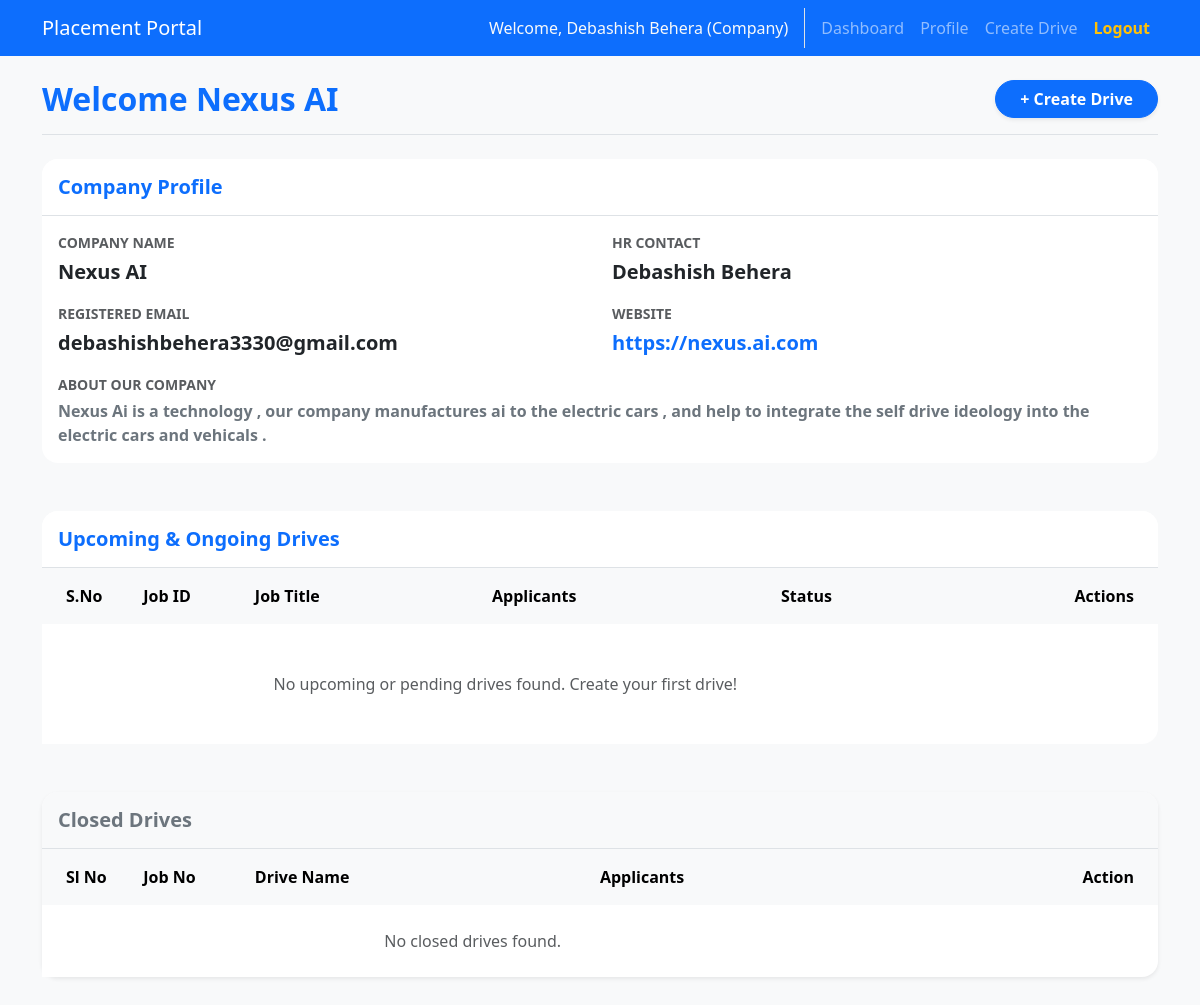
/company/dashboard (signed in), run on the app's committed database.
### app.py (models this page shows)
class UserMixin:
    is_authenticated = True

class User(db.Model, UserMixin):
    id = db.Column(db.Integer, primary_key=True)
    name = db.Column(db.String(100), nullable=False)
    email = db.Column(db.String(120), unique=True, nullable=False)
    password = db.Column(db.String(200), nullable=False)
    role = db.Column(db.String(20), nullable=False)
    is_active = db.Column(db.Boolean, default=True)

class CompanyProfile(db.Model):
    id = db.Column(db.Integer, primary_key=True)
    user_id = db.Column(db.Integer, db.ForeignKey('user.id'), nullable=False)
    company_name = db.Column(db.String(100), nullable=False)
    hr_contact = db.Column(db.String(100))
    contact_email = db.Column(db.String(120))
    contact_number = db.Column(db.String(50))
    hr_contact_number = db.Column(db.String(50))
    linkedin_id = db.Column(db.String(100))
    website = db.Column(db.String(200))
    about = db.Column(db.Text)
    approval_status = db.Column(db.String(20), default='Pending')
    user = db.relationship('User', backref=db.backref('company_profile', uselist=False, cascade='all, delete-orphan'))

### app.py (the view)
@app.route('/company/dashboard')
@login_required
@company_required
def company_dashboard():
    if current_user.company_profile.approval_status != 'Approved':
        flash('Your company is not approved yet.', 'warning')
        return render_template('company_dashboard.html', approved=False)
    upcoming_drives = PlacementDrive.query.filter(
        PlacementDrive.company_user_id == current_user.id,
        PlacementDrive.status.in_(['Approved', 'Ongoing', 'Pending'])
    ).all()
    closed_drives = PlacementDrive.query.filter_by(
        company_user_id=current_user.id, status='Closed'
    ).all()
    return render_template('company_dashboard.html',
                           approved=True,
                           upcoming_drives=upcoming_drives,
                           closed_drives=closed_drives)

### app.py (called while the page is built)
def get_current_user():
    if hasattr(g, 'user'): return g.user
    path = request.path
    role = None
    if path.startswith('/admin'): role = 'admin'
    elif path.startswith('/company'): role = 'company'
    elif path.startswith('/student'): role = 'student'
    if not role: role = session.get('active_role')
    user_id = session.get(f'{role}_id') if role else None
    if user_id:
        user = User.query.get(user_id)
        if user:
            g.user = user
            return user
    return DummyAnonymousUser()

def login_required(f):
    from functools import wraps
    @wraps(f)
    def decorated_function(*args, **kwargs):
        if not current_user.is_authenticated:
            flash('Please log in to continue.', 'warning')
            return redirect(url_for('login'))
        return f(*args, **kwargs)
    return decorated_function

@app.context_processor
def inject_user():
    return dict(current_user=current_user)

def company_required(f):
    from functools import wraps
    @wraps(f)
    def decorated_function(*args, **kwargs):
        if not current_user.is_authenticated:
            flash('Please log in to continue.', 'warning')
            return redirect(url_for('login'))
        if current_user.role != 'company':
            flash(f'Access Denied. You are currently logged in as a {current_user.role}.', 'danger')
            if current_user.role == 'admin': return redirect(url_for('admin_dashboard'))
            elif current_user.role == 'student': return redirect(url_for('student_dashboard'))
            return redirect(url_for('index'))
        return f(*args, **kwargs)
    return decorated_function

@app.before_request
def check_active():
    if current_user.is_authenticated and not current_user.is_active:
        logout_user()
        flash('Your account has been blacklisted or deactivated.', 'danger')
        return redirect(url_for('login'))

### templates/company_dashboard.html (shortened to what this page needs)
{% extends "base.html" %}
{% block content %}
<div class="d-flex justify-content-between align-items-center mb-4 pb-3 border-bottom">
    <h2 class="text-primary fw-bold mb-0">Welcome {{ current_user.company_profile.company_name }}</h2>
    <div class="d-flex gap-2">
        <a href="{{ url_for('create_drive') }}" class="btn btn-primary fw-semibold rounded-pill px-4 shadow-sm">+ Create
            Drive</a>
    </div>
</div>
{% if not approved %}
<div class="alert alert-warning  border-0 rounded-4 p-4 text-center">
    <h4 class="mb-0"><strong class="me-2">Pending Approval:</strong> Your account is currently under review by the
        administrator. Wait for approval before utilizing features.</h4>
</div>
{% else %}
<div class="card  border-0 mb-5 rounded-4">
    <div class="card-header bg-white py-3 border-bottom rounded-top-4">
        <h5 class="mb-0 text-primary fw-bold">Company Profile</h5>
    </div>
    <div class="card-body">
        <div class="row">
            <div class="col-md-6 mb-3 text-start">
                <p class="mb-1 text-muted small text-uppercase fw-bold">Company Name</p>
                <p class="mb-0 fw-semibold fs-5">{{ current_user.company_profile.company_name }}</p>
            </div>
            <div class="col-md-6 mb-3 text-start">
                <p class="mb-1 text-muted small text-uppercase fw-bold">HR Contact</p>
                <p class="mb-0 fw-semibold fs-5">{{ current_user.company_profile.hr_contact or 'N/A' }}</p>
            </div>
            <div class="col-md-6 mb-3 mb-md-0 text-start">
                <p class="mb-1 text-muted small text-uppercase fw-bold">Registered Email</p>
                <p class="mb-0 fw-semibold fs-5">{{ current_user.email }}</p>
            </div>
            <div class="col-md-6 mb-3 text-start">
                <p class="mb-1 text-muted small text-uppercase fw-bold">Website</p>
                <p class="mb-0 fw-semibold fs-5">
                    {% if current_user.company_profile.website %}
                    <a href="{{ current_user.company_profile.website }}" class="text-decoration-none" target="_blank">{{
                        current_user.company_profile.website }}</a>
                    {% else %}
                    N/A
                    {% endif %}
                </p>
            </div>
            <div class="col-12 text-start">
                <p class="mb-1 text-muted small text-uppercase fw-bold">About Our Company</p>
                <p class="mb-0 fw-semibold fs-6 text-secondary">{{ current_user.company_profile.about or 'No description provided.' }}</p>
            </div>
        </div>
    </div>
</div>
<div class="card border-0 mb-5 rounded-4">
    <div class="card-header bg-white py-3 border-bottom rounded-top-4">
        <h5 class="mb-0 text-primary fw-bold">Upcoming & Ongoing Drives</h5>
    </div>
    <div class="card-body p-0">
        <div class="table-responsive">
            <table class="table table-hover table-borderless align-middle mb-0">
                <thead class="table-light text-muted">
                    <tr>
                        <th class="ps-4" width="8%">S.No</th>
                        <th width="10%">Job ID</th>
                        <th>Job Title</th>
                        <th>Applicants</th>
                        <th>Status</th>
                        <th class="pe-4 text-end">Actions</th>
                    </tr>
                </thead>
                <tbody>
                    {% for drive in upcoming_drives %}
                    <tr class="border-bottom">
                        <td class="ps-4 fw-semibold text-secondary">{{ loop.index }}</td>
                        <td class="fw-semibold text-muted">#{{ drive.id }}</td>
                        <td class="fw-bold text-dark">{{ drive.job_title }}</td>
                        <td>
                            <span class="badge bg-secondary rounded-pill px-3 py-2">{{ drive.applications|length }}</span>
                        </td>
                        <td>
                            {% if drive.status == 'Approved' %}
                            <span class="badge bg-success rounded-pill px-3 py-2">Approved</span>
                            {% elif drive.status == 'Pending' %}
                            <span class="badge bg-warning text-dark rounded-pill px-3 py-2">Pending</span>
                            {% elif drive.status == 'Ongoing' %}
                            <span class="badge bg-info text-dark rounded-pill px-3 py-2">Ongoing</span>
                            {% endif %}
                        </td>
                        <td class="pe-4 text-end">
                            <div class="d-flex justify-content-end gap-2">
                                <a href="{{ url_for('company_applications', drive_id=drive.id) }}"
                                    class="btn btn-sm btn-primary fw-semibold rounded-pill shadow-sm px-4">View
                                    Details</a>
                                <a href="{{ url_for('edit_drive', drive_id=drive.id) }}"
                                    class="btn btn-sm btn-warning text-dark fw-semibold rounded-pill shadow-sm px-4">Edit</a>
                                {% if drive.status == 'Approved' or drive.status == 'Ongoing' %}
                                <form action="{{ url_for('mark_complete', drive_id=drive.id) }}" method="POST"
                                    class="m-0" onsubmit="return confirm('Mark this drive as completed?');">
                                    <button type="submit"
                                        class="btn btn-sm btn-success fw-semibold rounded-pill shadow-sm px-3">Mark as
                                        Complete</button>
                                </form>
                                {% endif %}
                                <form action="{{ url_for('delete_drive', drive_id=drive.id) }}" method="POST"
                                    class="m-0"
                                    onsubmit="return confirm('Are you sure you want to delete this drive? This action cannot be undone.');">
                                    <button type="submit"
                                        class="btn btn-sm btn-danger fw-semibold rounded-pill shadow-sm px-3">Delete</button>
                                </form>
                            </div>
                        </td>
                    </tr>
                    {% else %}
                    <tr>
                        <td colspan="5" class="text-center py-5 text-muted">No upcoming or pending drives found. Create
                            your first drive!</td>
                    </tr>
                    {% endfor %}
                </tbody>
            </table>
        </div>
    </div>
</div>
<div class="card shadow-sm border-0 mb-5 rounded-4">
    <div class="card-header bg-light py-3 border-bottom rounded-top-4">
        <h5 class="mb-0 text-secondary fw-bold">Closed Drives</h5>
    </div>
    <div class="card-body p-0">
        <div class="table-responsive">
            <table class="table table-hover table-borderless align-middle mb-0">
                <thead class="table-light text-muted">
                    <tr>
                        <th class="ps-4" width="8%">Sl No</th>
                        <th width="10%">Job No</th>
                        <th>Drive Name</th>
                        <th>Applicants</th>
                        <th class="pe-4 text-end">Action</th>
                    </tr>
                </thead>
                <tbody>
                    {% for drive in closed_drives %}
                    <tr class="border-bottom text-muted">
                        <td class="ps-4 fw-semibold">{{ loop.index }}</td>
                        <td class="fw-semibold text-muted">#{{ drive.id }}</td>
                        <td class="fw-semibold">{{ drive.job_title }}</td>
                        <td>
                            <span class="badge bg-secondary rounded-pill px-3 py-2">{{ drive.applications|length }}</span>
                        </td>
                        <td class="pe-4 text-end">
                            <div class="d-flex justify-content-end gap-2">
                                <a href="{{ url_for('company_applications', drive_id=drive.id) }}"
                                    class="btn btn-sm btn-primary fw-semibold rounded-pill shadow-sm px-4">View Details</a>
                                <form action="{{ url_for('delete_drive', drive_id=drive.id) }}" method="POST"
                                    class="m-0"
                                    onsubmit="return confirm('Are you sure you want to delete this drive? This action cannot be undone.');">
                                    <button type="submit"
                                        class="btn btn-sm btn-danger fw-semibold rounded-pill shadow-sm px-3">Delete</button>
                                </form>
                            </div>
                        </td>
                    </tr>
                    {% else %}
                    <tr>
                        <td colspan="4" class="text-center py-4 text-muted">No closed drives found.</td>
                    </tr>
                    {% endfor %}
                </tbody>
            </table>
        </div>
    </div>
</div>
{% endif %}
{% endblock %}

### templates/base.html (shortened to what this page needs)
<!DOCTYPE html>
<html lang="en">
<head>
    <link href="https://cdn.jsdelivr.net/npm/bootstrap@5.3.0/dist/css/bootstrap.min.css" rel="stylesheet">
    <link rel="stylesheet" href="{{ url_for('static', filename='style.css') }}">
</head>
<body>
    <nav class="navbar navbar-expand-lg navbar-dark bg-primary">
        <div class="container">
            <a class="navbar-brand" href="{{ url_for('index') }}">Placement Portal</a>
            <div class="collapse navbar-collapse" id="navbarNav">
                <ul class="navbar-nav ms-auto">
                    {% if current_user.is_authenticated %}
                        <li class="nav-item">
                            <span class="nav-link text-light border-end me-2 pe-3">Welcome, {{ current_user.name }} ({{ current_user.role|capitalize }})</span>
                        </li>
                        {% if current_user.role == 'admin' %}
                        <li class="nav-item"><a class="nav-link" href="{{ url_for('admin_dashboard') }}">Dashboard</a></li>
                        <li class="nav-item"><a class="nav-link" href="{{ url_for('admin_view_applications') }}">Applications</a></li>
                        {% elif current_user.role == 'company' %}
                        <li class="nav-item"><a class="nav-link" href="{{ url_for('company_dashboard') }}">Dashboard</a></li>
                        <li class="nav-item"><a class="nav-link" href="{{ url_for('company_profile') }}">Profile</a></li>
                        <li class="nav-item"><a class="nav-link" href="{{ url_for('create_drive') }}">Create Drive</a></li>
                        {% elif current_user.role == 'student' %}
                        <li class="nav-item"><a class="nav-link" href="{{ url_for('student_dashboard') }}">Dashboard</a></li>
                        <li class="nav-item"><a class="nav-link" href="{{ url_for('student_profile') }}">Profile</a></li>
                        <li class="nav-item"><a class="nav-link" href="{{ url_for('student_history') }}">History</a></li>
                        {% endif %}
                        <li class="nav-item"><a class="nav-link fw-bold text-warning" href="{{ url_for('logout') }}">Logout</a></li>
                    {% endif %}
                </ul>
            </div>
        </div>
    </nav>
    <div class="container mt-4 mb-5 pb-5">
        {% block content %}{% endblock %}
    </div>
</body>
</html>

### static/style.css (style rules this page uses)
body { background-color: #f8f9fa; font-family: 'Segoe UI', Tahoma, Geneva, Verdana, sans-serif; }
.card { transition: transform 0.2s ease-in-out, box-shadow 0.2s ease-in-out; }
.table > :not(caption) > * > * { padding: 1rem 0.75rem; }

### data on the page
User: name "Debashish Behera", role "Company", email "debashishbehera3330@gmail.com"
CompanyProfile: company_profile.company_name "Nexus AI", company_profile "Debashish Behera", company_profile.website "https://nexus.ai.com", company_profile "Nexus Ai is a technology , our company manufactures ai to the electric cars , and help to integrate the self drive ideology into the electric cars and vehicals ."
